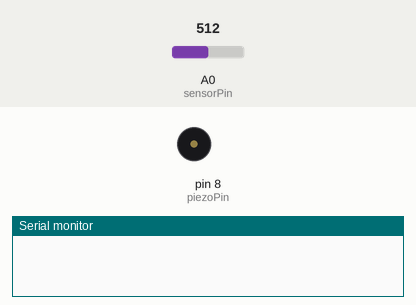
Simulated run of this sketch. Board: Arduino Uno, built with avr-gcc and run on an emulated ATmega328P. On the bench: buzzer (waves = sounding), the last lines printed to the serial monitor. Inputs (shaded band) come from the test bench; at power-on: A0 (sensorPin) = 512.

Above: at 1.2 s.
1.3 s: A0 (sensorPin) set to 587
2.8 s: A0 (sensorPin) set to 614
At 3.2 s:
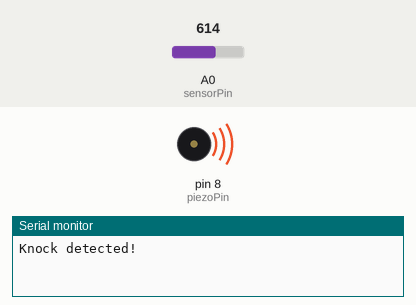
Timing chart, 0 to 10.3 s (numbered marks = the images above; inputs shaded):
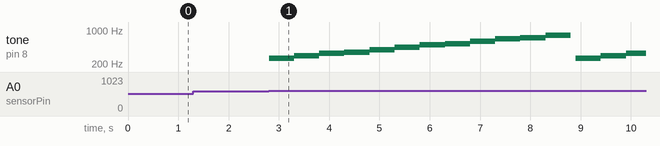

Measured:
- the behaviour switches between 600 and 601 on A0 (sensorPin) (found by bisection; images 0 and 1)
- after the input at 1.3 s, every drawn part: stays the same
- after the input at 2.8 s, tone on pin 8 (piezoPin): plays 262 Hz for 0.50 s, 294 Hz for 0.50 s, 330 Hz for 0.50 s, 349 Hz for 0.50 s, 392 Hz for 0.50 s, 440 Hz for 0.50 s … (15 notes in this stretch), starting at once

The sketch:

VibrationWPiezo.ino
```cpp
int sensorPin = A0; // Analog pin for the microphone or vibration sensor
int piezoPin = 8;    // Pin for the piezo buzzer
int threshold = 600; // Threshold for detecting a knock
int knockValue = 0;  // Value from the sensor

// Notes for the melody (Frequencies in Hz)
int melody[] = {
  262, 294, 330, 349, 392, 440, 494, 523, 587, 659, 698, 784
};

int melodyLength = sizeof(melody) / sizeof(melody[0]);

void setup() {
  pinMode(piezoPin, OUTPUT);
  Serial.begin(9600); // Begin serial communication for debugging
}

void loop() {
  knockValue = analogRead(sensorPin); // Read the value from the sensor

  // Check if the knock value exceeds the threshold
  if (knockValue > threshold) {
    Serial.println("Knock detected!");
    playTune();
  }

  delay(100); // Small delay to prevent rapid repeated detection
}

void playTune() {
  for (int i = 0; i < melodyLength; i++) {
    tone(piezoPin, melody[i], 500); // Play note for 500 ms
    delay(500); // Wait before playing the next note
  }
  noTone(piezoPin); // Stop the sound after the tune is played
}
```
